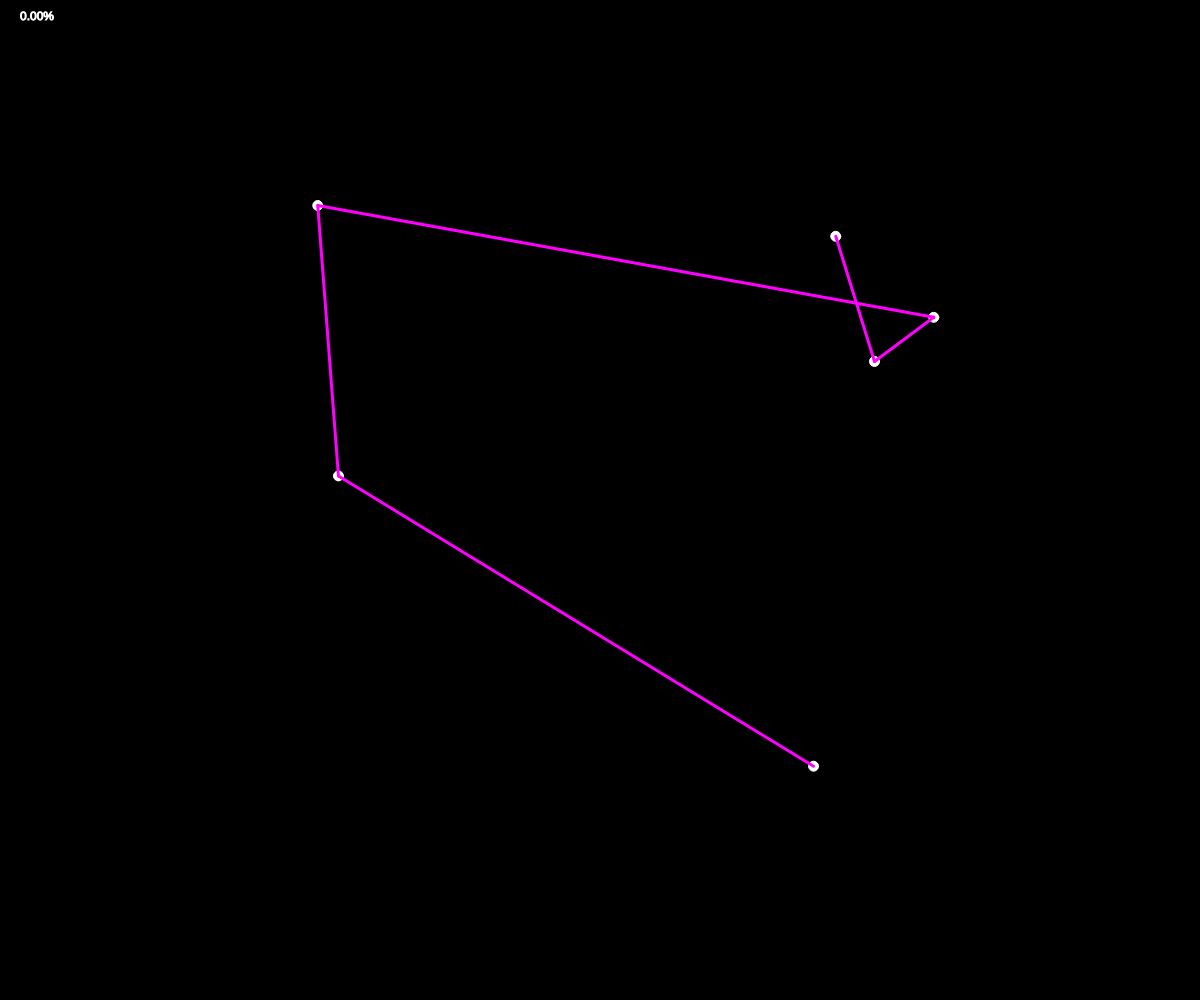
Frame 1 (no input)
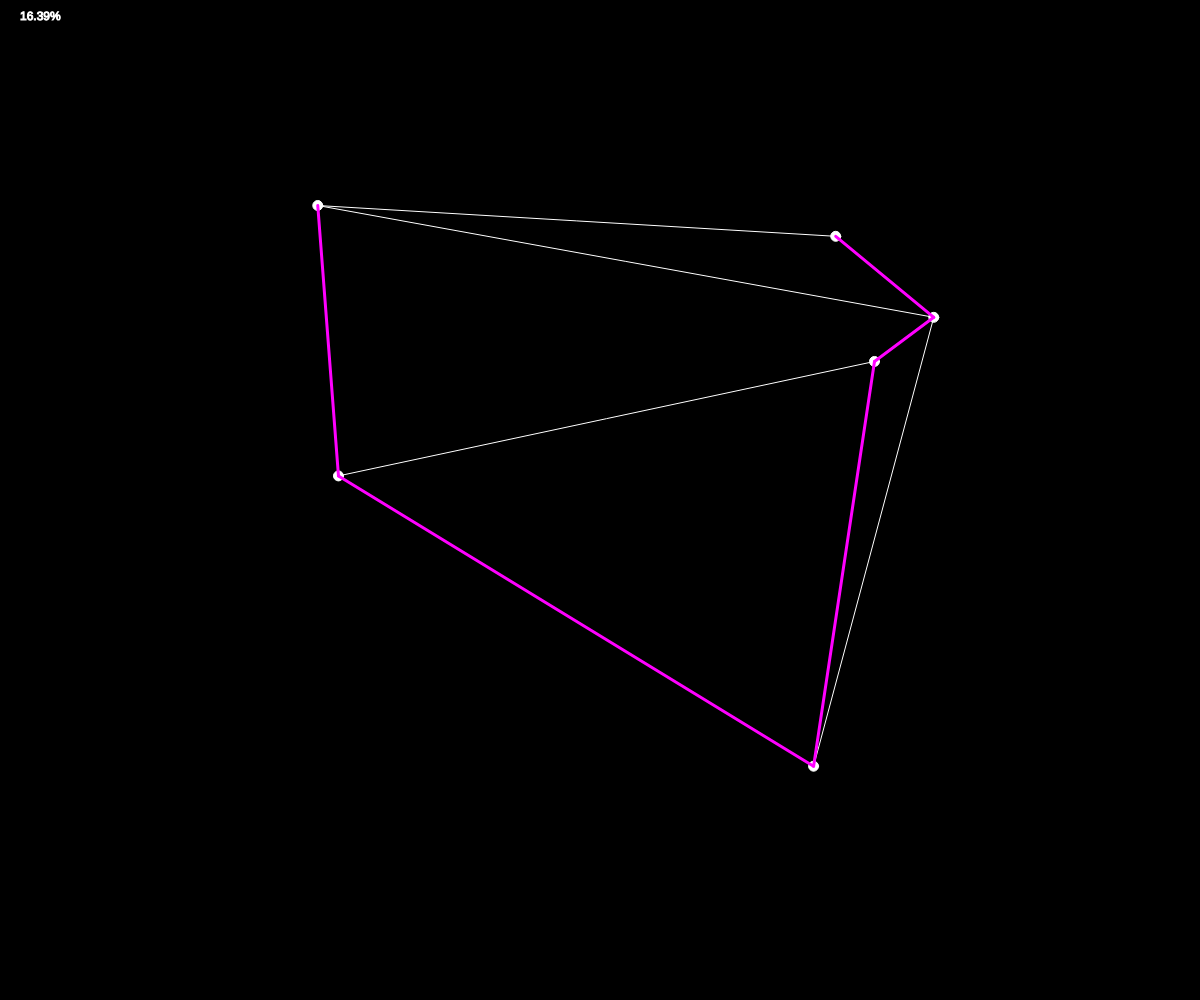
Frame 60 (no input)
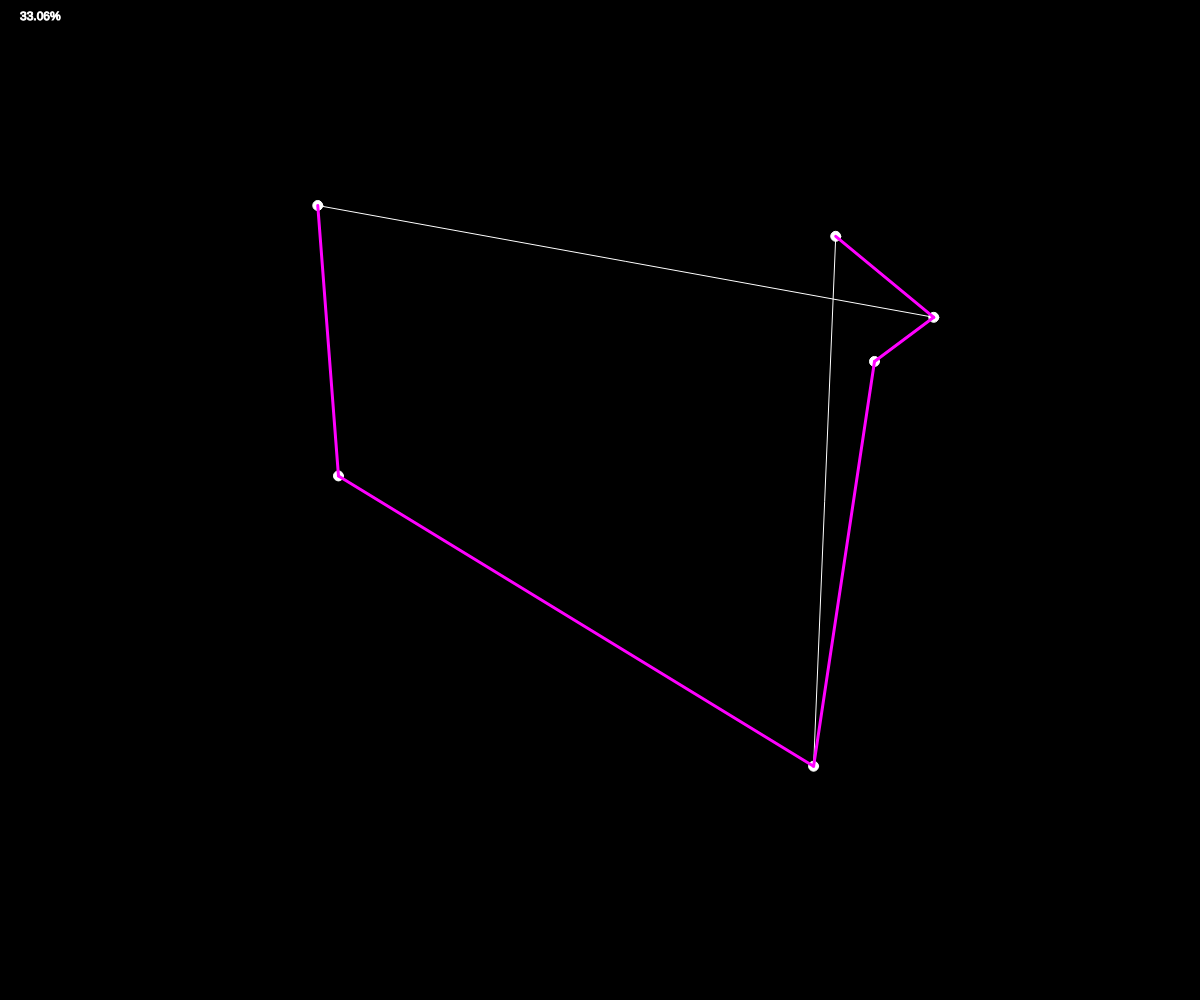
Frame 120 (the mouse pressed at the canvas centre since frame 60)

The p5.js sketch that drew these frames (run headless with seeded random() and noise() and a simulated clock; from frame 60 on, the mouse is pressed at the canvas centre):

// p5.js sketch
// ── sketch.js
// Uses a simple lexicographic algorithm to create a list of all possible paths between nodes in order to brute force the solution to the shortest (and longest) path 
// The system is masively limited by the framerate of draw(), so i added a showOutputs variable which allows the calculations to be done silently
// improvements -> 
//  -> get rid of reverse paths (DONE)
//  -> filter out pairs of most distant nodes 

var noNodes = 6;
var showOutputs = true;
var framerate = 144
var onlyShortest = false;
var onlyLongest = false;

var lexicographicNodeList = []
var nodes = []
var current = 0;
var clrI = 0;
var bestPath;
var bestPathLength;
var worstPath;
var worstPathLength;
var finished = false;
var winHeight;

function setup() {
 
  if (noNodes > 10){
    noLoop();
    print("Number of nodes must be 10 or less")
    return false
  }
  
  frameRate(framerate)
  
  if (windowWidth > windowHeight){
    winHeight = windowHeight
  } else { winHeight = windowWidth }
  createCanvas(windowWidth, winHeight);
  
  lexicographicOrdering(noNodes)
  // print("fact", factorial(noNodes))
  // print("lexLen", lexicographicNodeList.length)
  
  for (let i = 0; i < noNodes; i++) {
    let v = createVector(
      random(50, width - 50),
      random(50, height - 50))
    nodes.push(v)
  }
  
  if (showOutputs == false) {
    lexicographicNodeList.forEach(path => {
      let pathLength = getPathLength(path);
    if (bestPathLength == undefined || pathLength < bestPathLength) {
        bestPath = path;
        bestPathLength = pathLength;
      }
      if (worstPath == undefined || pathLength > worstPathLength){
        worstPath = path;
        worstPathPathLength = pathLength;
      }
    })
  }
  
}

function draw() {
  if (noNodes > 10){
    noLoop();
    return false
  }
  
  background(0);
  fill(255)
  stroke(255)
  strokeWeight(1)
  
  nodes.forEach(node => {
    ellipse(node.x, node.y, 10)
  })

  currentPath = lexicographicNodeList[current];
  let max = lexicographicNodeList.length

  if (showOutputs == true && current < max) {
    text((current / max * 100).toFixed(2) + "%", 20, 20)
    let n = currentPath.length;
    let pathLength = getPathLength(currentPath);
    if (bestPathLength == undefined || pathLength < bestPathLength) {
      print("New Best: ", pathLength.toFixed(2), currentPath)
      bestPathLength = pathLength;
      bestPath = currentPath
    }
    if (worstPathLength == undefined || pathLength > worstPathLength) {
      print("New Worst: ", pathLength.toFixed(2), currentPath)
      worstPathLength = pathLength;
      worstPath = currentPath
    }
    drawPath(currentPath)
    current += 1
  } else {
    finished = true;
  }
  
  strokeWeight(3)
  
  if (finished == false) {
    stroke(255, 0, 255)
  } else {
    stroke(0, 255, 0)
  }
  
  if (onlyShortest == false) {
    drawPath(bestPath)
  } else {
    strokeWeight(2)
    stroke(255, 0, 0)
    drawPath(worstPath)
  }
    
  if (finished == true && onlyLongest == false) {
    strokeWeight(1)
    stroke(255, 0, 0)
    drawPath(worstPath)
  }
}

function drawPath(path) {
  let n = path.length;
  for (let i = 0; i < n - 1; i++) {
    let node1 = nodes[path[i]];
    let node2 = nodes[path[i + 1]];
    line(node1.x, node1.y, node2.x, node2.y)
  }
}

function getPathLength(path) {
  let n = path.length;
  let pathLength = 0;
  for (let i = 0; i < n - 1; i++) {
    let node1 = nodes[path[i]];
    let node2 = nodes[path[i + 1]];
    pathLength += node1.copy().sub(node2).mag()
  }
  return pathLength
}

function lexicographicOrdering(noNodes) {
  
  let arr = [...Array(noNodes).keys()]
  let max = factorial(noNodes)
  let itercount = 0;
  let last = arr.slice().pop();
  let arrTemp;
  let arrComp;
  let slice;
  let revSlice;
  let iHigh;
  let jHigh
  
  lexicographicNodeList.push(arr)
  
  while (itercount < max) {
    
    // paths are reversible, so once the last item of the array is in first position,
    // we have already covered all permutations previously
    if (arr[0]==last){
      break
    }
    
    // Implements lexicographic ordering algo
    // x/y => position
    // P(x) => value at position 
    // 1. find largest x such that P(x) < P(x+1), if none then you're finished
    iHigh = -1
    for (let i = 0; i < arr.length - 1; i++) {
      if (arr[i] < arr[i + 1]) {
        iHigh = i;
      }
    }
    if (iHigh == -1) {
      return
    }

    // 2. find largest y such that  P(x)<P(y)
    let jHigh;
    for (let j = iHigh + 1; j < arr.length; j++) {
      if (arr[j] > arr[iHigh]) {
        jHigh = j;
      }
    }
    // 3. swap P(x) & P(y)
    // create shallow copy of array -> only copies first level of objects

    arrTemp = [...arr]
    swap(arrTemp, iHigh, jHigh)

    slice = arrTemp.slice(iHigh + 1)
    revSlice = rev(slice)

    arrTemp.splice(iHigh + 1, arrTemp.length - iHigh + 1, ...revSlice)

    arr = arrTemp
    
    // if first value is larger that last value, then we have already covered the 
    //reverse path, so we can exclude it from the array
    if (arr[0] > arr.slice().pop()) {
      continue
    }
      
    lexicographicNodeList.push(arr)
      
    itercount += 1
      
  }
}

function rev(arr) {
  let revArr = []
  while (arr.length > 0) {
    revArr.push(arr.pop())
  }
  return revArr
}

function swap(arr, swap1, swap2) {
  let temp1 = arr[swap1];
  arr[swap1] = arr[swap2];
  arr[swap2] = temp1;
}


function factorial(num) {
  var savedFactorialList = [1, 2, 6, 24, 120, 720, 5040, 40320, 362880, 3628800]
  return savedFactorialList[num - 1]

}
